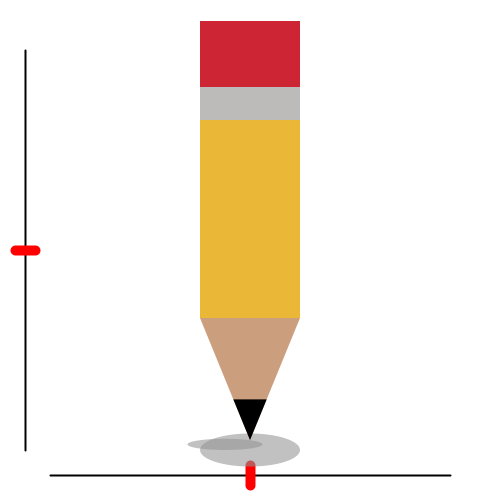
Frame 1 (no input)
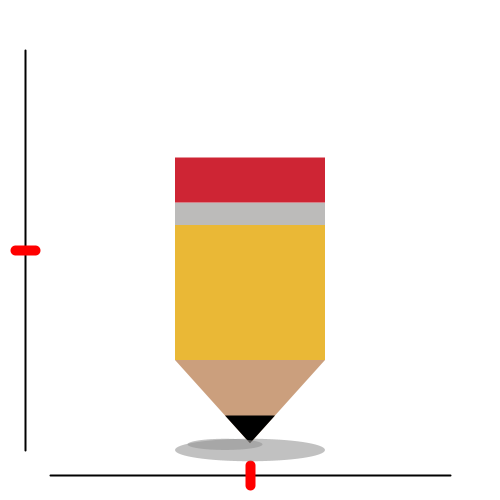
Frame 60 (the mouse pressed at the canvas centre just before this capture)
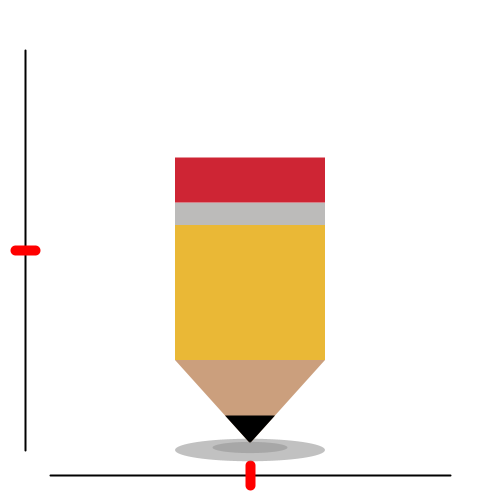
Frame 120 (the mouse held since frame 60 and released just before this capture)

The Processing sketch that drew these frames (run headless with seeded random() and noise(); from frame 60 on, the mouse is pressed at the canvas centre):

// Processing sketch: ChukwuochaChukwunazaA1Q4
// ── ChukwuochaChukwunazaA1Q4.pde
/* Chukwunaza Chukwuocha
comp1010-A02
Assignment 1 Q4

THE NUMBERS VISIBLE IN THE VARIABLE ASSIGNMENTS ARE NOT LITERALS BUT ALEGRAIC EXPRESSIONS FOR SCALING THE SHAPES!!!
*/
 
// constants for canvas width and height, change if size() changes
final int CANVAS_WIDTH = 500;
final int CANVAS_HEIGHT = 500;

//Constants for the root shape position
 float ELLIPSE_X = (CANVAS_WIDTH/2); // x coordinate of the ellipse center
 float ELLIPSE_Y = (CANVAS_HEIGHT-(CANVAS_HEIGHT/10)); // y coordinate of the ellipse center

//constants for root shape minimum and maximumm size
int ellipseMinWidth = (CANVAS_WIDTH/10);
int ellipseMaxWidth = (CANVAS_WIDTH/2);
int ellipseMinHeight =(CANVAS_HEIGHT/40);
int ellipseMaxHeight =(CANVAS_HEIGHT/15);

// constants used for sliders DO NOT CHANGE!
final int MARGIN = 50;
final int HANDLE_WIDTH = 20;
final int X_SLIDER_LEFT = MARGIN;
final int X_SLIDER_RIGHT = CANVAS_WIDTH - MARGIN;
final int X_SLIDER_Y = CANVAS_HEIGHT - MARGIN/2;
final int Y_SLIDER_TOP = MARGIN;
final int Y_SLIDER_BOTTOM = CANVAS_HEIGHT - MARGIN;
final int Y_SLIDER_X = MARGIN/2;

// variables used for slider handle positions
int xSliderLoc; 
int ySliderLoc;

//variables for the root shape size
float ellipseWidth;
float ellipseHeight;

//variables for storing the scaling factor
float scaleX;
float scaleY;

void setup() 
{
  size(500, 500);
  // initial slider handle locations
  xSliderLoc = width/2;
  ySliderLoc = height/2;
  //width and height of the ellipse
  ellipseWidth = (width/5);
  ellipseHeight = (height/15);
}

void drawCopy()
{
// Drwaing the root shape whcih is the bottom ellipse
noStroke();
fill(150, 150);
ellipse(ELLIPSE_X, ELLIPSE_Y, ellipseWidth, ellipseHeight);

//variables for the pencil collar
float pencilCollarX = (ELLIPSE_X);
float pencilCollarY = (ELLIPSE_Y-(ellipseHeight*3/10));
float pencilCollarLeft = (ELLIPSE_X-(ellipseWidth/2));
float pencilCollarRight = (ELLIPSE_X+(ellipseWidth/2));
float pencilCollarHeight = (ELLIPSE_Y-(ellipseHeight*4));

//Drwaing the pencil collar
fill(#CB9F7D);
triangle(pencilCollarX, pencilCollarY, pencilCollarLeft, pencilCollarHeight, pencilCollarRight, pencilCollarHeight);

//variables for the Pencil tip
float pencilTipX = pencilCollarX;
float pencilTipY = pencilCollarY;
float pencilTipLeft = pencilCollarLeft + ((pencilCollarRight - pencilCollarLeft)/3);
float pencilTipRight = pencilCollarRight - ((pencilCollarRight - pencilCollarLeft)/3);
float pencilTipHeight = (pencilCollarHeight + ((pencilCollarY-pencilCollarHeight)*2/3));

//Drawing the Pencil tip
fill(0);
triangle(pencilTipX, pencilTipY, pencilTipLeft, pencilTipHeight, pencilTipRight, pencilTipHeight);

//variables for the pencil body
float rect1Width = (pencilCollarRight - pencilCollarLeft);
float rect1Height = ellipseHeight*6;
float rect1X = pencilCollarLeft;
float rect1Y = pencilCollarHeight;

//Drawaing the pencil body
fill(#EAB836);
rect(rect1X,rect1Y, rect1Width, -rect1Height);

//variables for the eraser holder
float rect2Width = rect1Width;
float rect2Height = ellipseHeight;
float rect2X = pencilCollarLeft;
float rect2Y = (pencilCollarHeight - rect1Height);

//Drawing the eraser holder
fill(#BCBBBA);
rect(rect2X, rect2Y, rect2Width, -rect2Height);

//variables for the Eraser
float rect3Width = rect1Width;
float rect3Height = ellipseHeight*2;
float rect3X = pencilCollarLeft;
float rect3Y = rect2Y-rect2Height;

//Drawing the Eraser
fill(#CE2534);
rect(rect3X, rect3Y, rect3Width, -rect3Height);
}

void draw()
{
  background(255);
  drawXSlider();
  drawYSlider();
  drawCopy();
  updateXScaleFactor();
  updateYScaleFactor();
  scaleCopy();
  pencilShadow();
}


void updateXScaleFactor()
//Calculating and converting the Location of SliderX to a scale factor of 0.0 to 1.0
{
  scaleX = 0.0 + (xSliderLoc - X_SLIDER_LEFT)/float(X_SLIDER_RIGHT - X_SLIDER_LEFT) * (1.0);
}

void updateYScaleFactor()
////Calculating and converting the Location of SliderY to a scale factor of 0.0 to 1.0
{
  scaleY = 0.0 + (ySliderLoc - Y_SLIDER_BOTTOM)/float(Y_SLIDER_TOP - Y_SLIDER_BOTTOM) * (1.0);
}

void scaleCopy()
/* Scaling the Width of the ellipse based on Slider position 
using the scale factors above the SourcePercent.*/

{
  ellipseWidth = ellipseMinWidth + scaleX * (ellipseMaxWidth-ellipseMinWidth);
  ellipseHeight = ellipseMinHeight + scaleY * (ellipseMaxHeight-ellipseMinHeight);
}

void pencilShadow()// Adding an ellipse to represent a moving shadow
{
  noStroke();
fill(150, 150);
float shadowX = ELLIPSE_X;
float shadowY = ELLIPSE_Y;
float shadowWidth = ellipseWidth/2;
float shadowHeight = ellipseHeight/2;
float shadowXCursorDist = mouseX - shadowX;
float shadowYCursorDist = mouseY - shadowY;
shadowX = shadowX + shadowXCursorDist/10;
shadowY = shadowY + shadowYCursorDist/80;
ellipse(shadowX, shadowY, shadowWidth, shadowHeight);
}

void drawXSlider()
{
  //DO NOT CHANGE THE CODE IN THIS FUNCTION!!
  // draw horizontal slider
  stroke(0);
  strokeWeight(2);
  line(X_SLIDER_LEFT, X_SLIDER_Y, X_SLIDER_RIGHT, X_SLIDER_Y);
  //draw slider handle
  stroke(255, 0, 0);
  strokeWeight(10);
  line(xSliderLoc, X_SLIDER_Y - HANDLE_WIDTH/2, 
    xSliderLoc, X_SLIDER_Y + HANDLE_WIDTH/2);
}

void drawYSlider()
{ 
  //DO NOT CHANGE THE CODE IN THIS FUNCTION!!
  // draw vertical slider
  stroke(0);
  strokeWeight(2);
  line(Y_SLIDER_X, Y_SLIDER_TOP, Y_SLIDER_X, Y_SLIDER_BOTTOM);
  // draw slider handle
  stroke(255, 0, 0);
  strokeWeight(10);
  line(Y_SLIDER_X - HANDLE_WIDTH/2, ySliderLoc, 
    Y_SLIDER_X + HANDLE_WIDTH/2, ySliderLoc);
}


/*
 * The code below handles the mouse interaction with the sliders
 * You do not need to understand how this code works for A1
 * All you need to know is that when the user drags a slider handle,
 * this code detects that and calls either the updateXScaleFactor() fucntion
 * or the updateYScaleFactor() function.  You never have to call those
 * functions directly, they will be called automatically from here.
 * 
 * DO NOT CHANGE THIS CODE AT ALL!!!
 *
 */
void mouseDragged()
{
  //DO NOT CHANGE THIS CODE
  final int HANDLE_ACTIVE_THRESH = HANDLE_WIDTH;
  if ((mouseX >= X_SLIDER_LEFT) && (mouseX <= X_SLIDER_RIGHT) && 
    (mouseY > X_SLIDER_Y - HANDLE_ACTIVE_THRESH) && (mouseY < X_SLIDER_Y + HANDLE_ACTIVE_THRESH)) {    
    xSliderLoc = mouseX;
    updateXScaleFactor();
  }

  if  ((mouseX >= Y_SLIDER_X - HANDLE_ACTIVE_THRESH) && (mouseX <= Y_SLIDER_X + HANDLE_ACTIVE_THRESH) && 
    (mouseY < Y_SLIDER_BOTTOM) && (mouseY > Y_SLIDER_TOP)){
    ySliderLoc = mouseY;
    updateYScaleFactor();
  }
}
